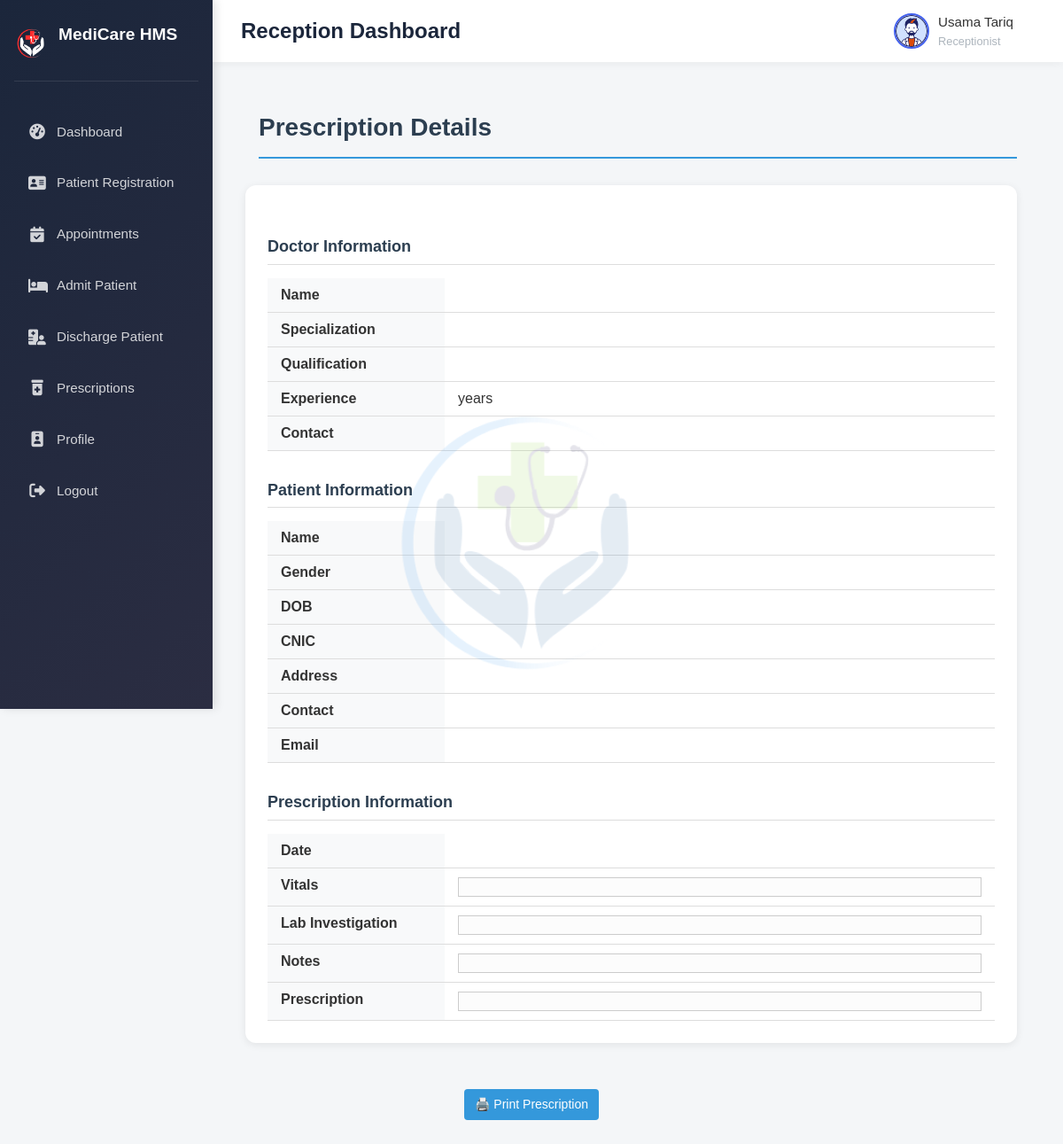
The page /Reception/view_prescription.php?id=30 (signed in) on the database as committed earlier.
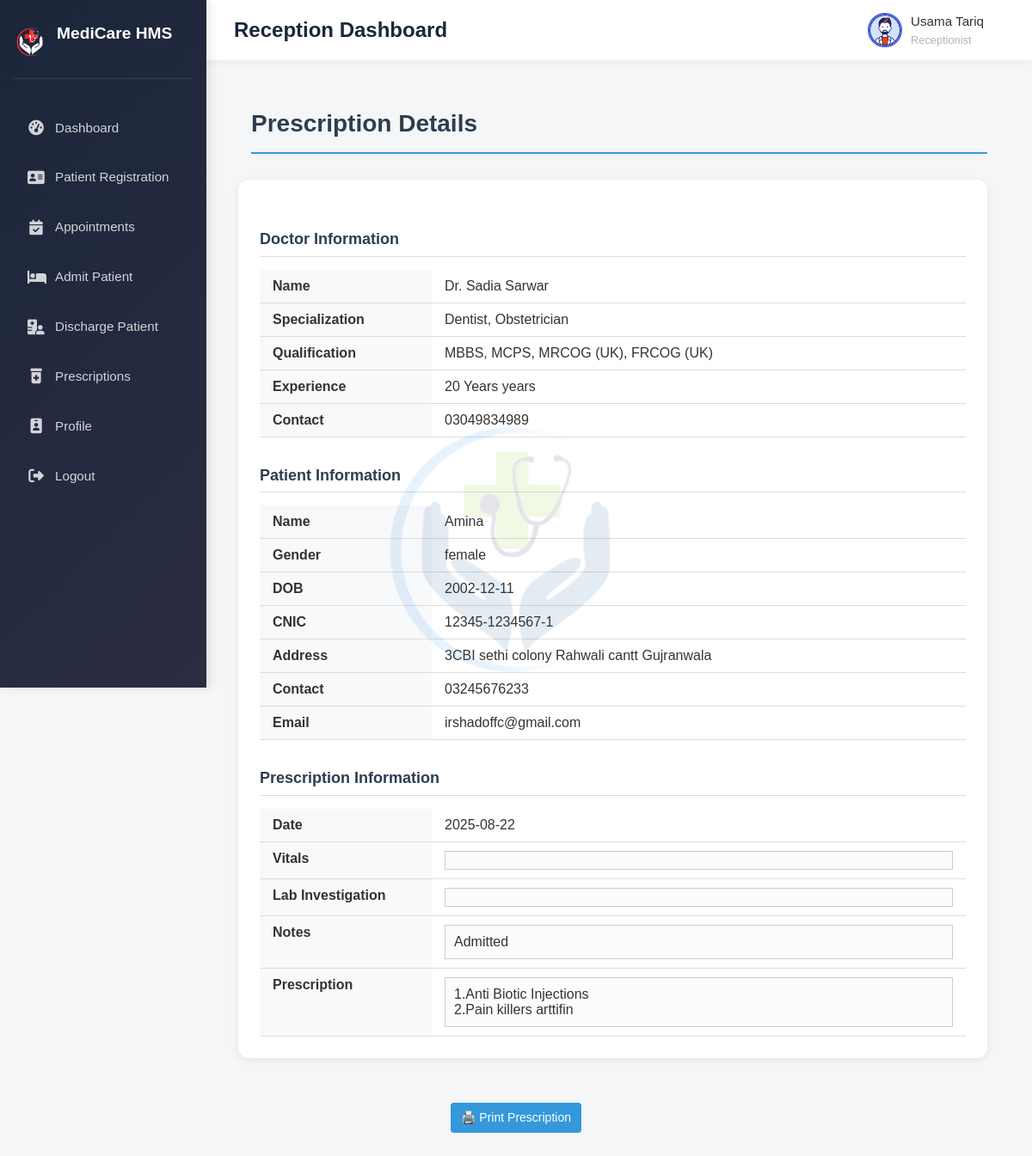
The same page on the database as committed later.
### tables this page shows
CREATE TABLE `users` (
  `id` int(11) NOT NULL,
  `name` varchar(80) NOT NULL,
  `username` varchar(80) NOT NULL,
  `password` varchar(80) NOT NULL,
  `role` varchar(80) NOT NULL
);

CREATE TABLE `prescription` (
  `id` int(11) NOT NULL,
  `appointment_id` int(11) NOT NULL,
  `patient_id` int(11) NOT NULL,
  `doctor_id` int(11) NOT NULL,
  `vitals` text NOT NULL,
  `lab_investigation` varchar(255) DEFAULT NULL,
  `notes` text NOT NULL,
  `prescription` text NOT NULL,
  `date` date NOT NULL
);

CREATE TABLE `doctor` (
  `id` int(11) NOT NULL,
  `user_id` int(11) NOT NULL,
  `dep_id` int(11) NOT NULL,
  `specialization` varchar(80) NOT NULL,
  `qualification` varchar(80) NOT NULL,
  `experience` varchar(80) NOT NULL,
  `designation` varchar(80) NOT NULL,
  `fee` int(11) NOT NULL,
  `gender` varchar(80) NOT NULL,
  `contact` varchar(80) NOT NULL,
  `address` varchar(80) NOT NULL,
  `image` varchar(80) NOT NULL,
  `about` text NOT NULL
);

CREATE TABLE `patient` (
  `id` int(11) NOT NULL,
  `user_id` int(11) NOT NULL,
  `dob` date NOT NULL,
  `gender` varchar(80) NOT NULL,
  `cnic` varchar(80) NOT NULL,
  `address` varchar(80) NOT NULL,
  `contact` varchar(80) NOT NULL,
  `email` varchar(80) NOT NULL
);

### Reception/view_prescription.php (the view, shortened to what this page needs)
<?php
include 'header.php';
include 'navbar.php';
if (isset($_GET['id'])) {
    $appointment_id = $_GET['id'];
    $sql = "SELECT
        p.id AS prescription_id,
        p.vitals,
        p.lab_investigation,
        p.notes,
        p.prescription,
        p.date AS prescription_date,
        u_patient.name AS patient_name,
        pt.dob, pt.gender, pt.cnic, pt.address, pt.contact, pt.email,
        u_doctor.name AS doctor_name,
        d.specialization,
        d.qualification,
        d.experience,
        d.contact AS doctor_contact
    FROM prescription p
    JOIN patient pt ON p.patient_id = pt.id
    JOIN users u_patient ON pt.user_id = u_patient.id
    JOIN doctor d ON p.doctor_id = d.id
    JOIN users u_doctor ON d.user_id = u_doctor.id
    WHERE p.appointment_id = '$appointment_id'";
    $result = mysqli_query($con, $sql);
    $row = mysqli_fetch_assoc($result);
}
?>
<!DOCTYPE html>
<html lang="en">
<head>
</head>
<body>
  <main class="main-content" id="print_data">
    <div class="page-header">
      <h1>Prescription Details</h1>
    </div>
    <div class="container">
      <div class="section-title">Doctor Information</div>
      <table>
        <tr><th>Name</th><td><?php echo $row['doctor_name']; ?></td></tr>
        <tr><th>Specialization</th><td><?php echo $row['specialization']; ?></td></tr>
        <tr><th>Qualification</th><td><?php echo $row['qualification']; ?></td></tr>
        <tr><th>Experience</th><td><?php echo $row['experience']; ?> years</td></tr>
        <tr><th>Contact</th><td><?php echo $row['doctor_contact']; ?></td></tr>
      </table>
      <div class="section-title">Patient Information</div>
      <table>
        <tr><th>Name</th><td><?php echo $row['patient_name']; ?></td></tr>
        <tr><th>Gender</th><td><?php echo $row['gender']; ?></td></tr>
        <tr><th>DOB</th><td><?php echo $row['dob']; ?></td></tr>
        <tr><th>CNIC</th><td><?php echo $row['cnic']; ?></td></tr>
        <tr><th>Address</th><td><?php echo $row['address']; ?></td></tr>
        <tr><th>Contact</th><td><?php echo $row['contact']; ?></td></tr>
        <tr><th>Email</th><td><?php echo $row['email']; ?></td></tr>
      </table>
      <div class="section-title">Prescription Information</div>
      <table>
        <tr><th>Date</th><td><?php echo $row['prescription_date']; ?></td></tr>
        <tr><th>Vitals</th><td><div class="notes-box"><?php echo $row['vitals']; ?></div></td></tr>
        <tr><th>Lab Investigation</th><td><div class="notes-box"><?php echo $row['lab_investigation']; ?></div></td></tr>
        <tr><th>Notes</th><td><div class="notes-box"><?php echo $row['notes']; ?></div></td></tr>
        <tr><th>Prescription</th><td><div class="notes-box"><?php echo $row['prescription']; ?></div></td></tr>
      </table>
    </div>
  </main>
    <div class="text-center">
          <a href="#" class="btn" onClick="printdata('print_data')">🖨️ Print Prescription</a>
      </div>
</body>
</html>

### Reception/header.php (shortened to what this page needs)
<?php
include_once "../dbc.php";
$sql="select * from users where username='".$_SESSION['receptionist']."'";
$result=mysqli_query($con,$sql);
$receptionist=mysqli_fetch_array($result);
?>
<link rel="stylesheet" href="../css/Reception/reception.css">
<link rel="stylesheet" href="https://cdnjs.cloudflare.com/ajax/libs/font-awesome/6.4.0/css/all.min.css">
<!DOCTYPE html>
<html lang="en">
<head>
</head>
<body>
</body>
</html>

### Reception/navbar.php
 <aside class="sidebar">
   <div class="sidebar-brand">
     <img src="../image/logo.png" alt="Hospital Logo">
     <h2>MediCare HMS</h2>
   </div>
   <ul class="sidebar-menu">
     <li><a href="home.php" ><i class="fas fa-tachometer-alt"></i> <span class="menu-text">Dashboard</span></a></li>
     <li><a href="patient_registration.php" ><i class="fa-solid fa-address-card"></i> <span class="menu-text">Patient Registration</span></a></li>
     <li><a href="appointment.php"><i class="fa-solid fa-calendar-check"></i> <span class="menu-text">Appointments</span></a></li>
     <li><a href="admit.php"><i class="fa-solid fa-bed"></i> <span class="menu-text">Admit Patient</span></a></li>
     <li><a href="discharge.php"><i class="fas fa-hospital-user"></i><span class="menu-text">Discharge Patient</span></a></li>
     <li><a href="prescription.php"><i class="fa-solid fa-prescription-bottle-medical"></i> <span class="menu-text">Prescriptions</span></a></li>
     <li><a href="profile.php"><i class="fa-solid fa-id-badge"></i> <span class="menu-text">Profile</span></a></li>
     <li><a href="logout.php"><i class="fa-solid fa-right-from-bracket"></i> <span class="menu-text">Logout</span></a></li>
   </ul>
 </aside>
<header class="header">
   <div class="header-title">
     <h1>Reception Dashboard</h1>
   </div>
   <div class="user-menu">
     <div class="user-info">
       <img src="../image/userlogo.png" alt="Receptionist">
       <div class="user-details">
         <h4><?php echo $receptionist['name'];?></h4>
         <p>Receptionist</p>
       </div>
     </div>
   </div>
 </header>

### css/Reception/reception.css (style rules this page uses)
:root { --primary: #4361ee; --primary-dark: #3a56d4; --secondary: #3f37c9; --dark: #1b263b; --light: #f8f9fa; --success: #4cc9f0; --warning: #f8961e; --danger: #ef233c; --gray: #adb5bd; --gray-dark: #495057; }
* { margin: 0; padding: 0; box-sizing: border-box; }
body { font-family: 'Poppins', sans-serif; background-color: #f5f7fb; color: #333; line-height: 1.6; }
.sidebar { width: 240px; height: 100vh; background: linear-gradient(135deg, var(--dark), #2b2d42); color: white; position: fixed; top: 0; left: 0; padding: 1.5rem 1rem; box-shadow: 4px 0 10px rgba(0,0,0,0.1); z-index: 100; transition: all 0.3s ease; }
.sidebar-brand { display: flex; align-items: center; margin-bottom: 2rem; padding-bottom: 1rem; border-bottom: 1px solid rgba(255,255,255,0.1); }
.sidebar-brand img { width: 40px; margin-right: 10px; }
.sidebar-brand h2 { font-size: 1.2rem; font-weight: 600; }
.sidebar-menu { list-style: none; }
.sidebar-menu li { margin-bottom: 0.5rem; position: relative; }
.sidebar-menu li a { display: flex; align-items: center; color: rgba(255,255,255,0.8); text-decoration: none; padding: 0.8rem 1rem; border-radius: 5px; transition: all 0.3s ease; }
.sidebar-menu li a i { font-size: 1.1rem; margin-right: 12px; width: 20px; text-align: center; }
.sidebar-menu li a .menu-text { font-size: 0.95rem; }
.header { position: fixed; left: 240px; top: 0; width: calc(100% - 240px); height: 70px; background: white; display: flex; align-items: center; justify-content: space-between; padding: 0 2rem; box-shadow: 0 2px 10px rgba(0,0,0,0.05); z-index: 90; transition: all 0.3s ease; }
.header-title h1 { font-size: 1.5rem; font-weight: 600; color: var(--dark); }
.user-menu { display: flex; align-items: center; }
.user-info { display: flex; align-items: center; margin-right: 1.5rem; }
.user-info img { width: 40px; height: 40px; border-radius: 50%; object-fit: cover; margin-right: 10px; border: 2px solid var(--primary); }
.user-details h4 { font-size: 0.95rem; font-weight: 500; }
.user-details p { font-size: 0.8rem; color: var(--gray); }
.main-content { margin-left: 240px; margin-top: 70px; padding: 2rem; min-height: calc(100vh - 70px); transition: all 0.3s ease; }
.page-header { margin-bottom: 30px; border-bottom: 2px solid #3498db; padding-bottom: 10px; }
.page-header h1 { color: #2c3e50; font-size: 28px; }

### Reception/view_prescription.php (style rules this page uses)
body { font-family: Arial, sans-serif; background-color: #f4f6f8; padding: 20px; }
.container { background-color: #fff; padding: 25px; border-radius: 12px; box-shadow: 0 2px 10px rgba(0, 0, 0, 0.08); max-width: 1200px; margin-left: -15px; margin-bottom: 20px; }
.text-center { text-align: center; }
h2 { text-align: center; margin-bottom: 20px; }
.btn { background-color: #3498db; color: white; padding: 6px 12px; text-decoration: none; border-radius: 4px; font-size: 14px; margin-bottom: 15px; display: inline-block; }
table { width: 100%; border-collapse: collapse; margin-top: 15px; }
th, td { padding: 10px 15px; text-align: left; border-bottom: 1px solid #ddd; vertical-align: top; }
th { background-color: #f8f9fa; color: #333; font-weight: bold; width: 200px; }
.section-title { font-size: 18px; margin-top: 30px; margin-bottom: 10px; font-weight: bold; color: #2c3e50; border-bottom: 1px solid #ddd; padding-bottom: 5px; }
.notes-box { background: #fcfcfc; border: 1px solid #ccc; padding: 10px; white-space: pre-wrap; }

Rows that differ between the two databases and show on the page:
added prescription: users.name "Dr. Sadia Sarwar", doctor.specialization "Dentist, Obstetrician", doctor.qualification "MBBS, MCPS, MRCOG (UK), FRCOG (UK)", doctor.experience "20 Years", doctor.contact "03049834989", users.name "Amina", patient.gender "female", patient.dob "2002-12-11", patient.cnic "12345-1234567-1", patient.address "3CBI sethi colony Rahwali cantt Gujranwala", patient.contact "03245676233", patient.email "irshadoffc@gmail.com", date "2025-08-22", notes "Admitted", prescription "1.Anti Biotic Injections 2.Pain killers arttifin"
